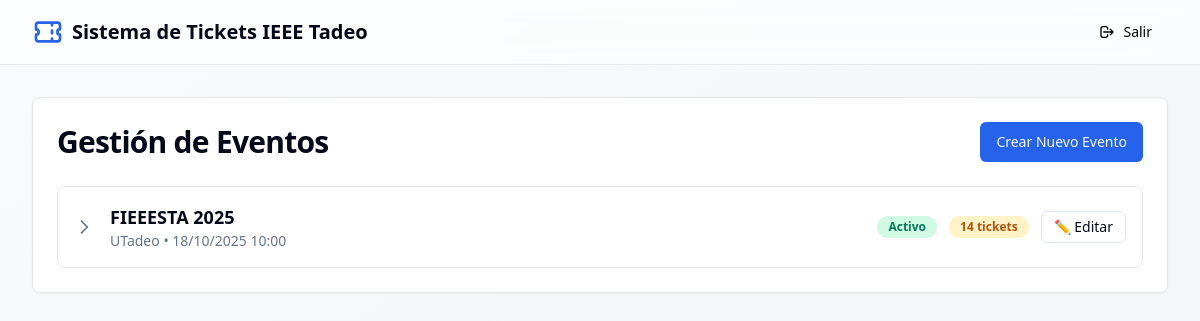
Screenshot of /admin/events with the database file from the repository.
### models.py (models this page shows)
class Event(Base):
    __tablename__ = "events"
    id = Column(Integer, primary_key=True, index=True)
    name = Column(String, nullable=False)
    description = Column(Text, nullable=True)
    location = Column(String, nullable=False)
    event_date = Column(DateTime, nullable=False)
    created_at = Column(DateTime, default=datetime.utcnow)
    is_active = Column(Boolean, default=True)
    tickets = relationship("Ticket", back_populates="event")

### main.py (the view)
@app.get("/admin/events", response_class=HTMLResponse)
async def admin_events(
    request: Request,
    db: Session = Depends(get_db)
):
    events = db.query(
        models.Event,
        func.count(models.Ticket.id).label('ticket_count')
    ).outerjoin(models.Ticket).group_by(models.Event.id).all()
    events_list = []
    for event, ticket_count in events:
        event_dict = event.__dict__.copy()
        event_dict['ticket_count'] = ticket_count
        events_list.append(type('Event', (), event_dict))
    return templates.TemplateResponse("events.html", {
        "request": request,
        "events": events_list
    })

### templates/events.html (shortened to what this page needs)
{% extends "base.html" %}
{% block content %}
<div class="rounded-lg border bg-card text-card-foreground shadow-sm">
    <div class="p-6">
        <div class="flex items-center justify-between mb-6">
            <h2 class="text-3xl font-bold tracking-tight">Gestión de Eventos</h2>
            <button class="inline-flex items-center justify-center rounded-md text-sm font-medium ring-offset-background transition-colors focus-visible:outline-none focus-visible:ring-2 focus-visible:ring-ring focus-visible:ring-offset-2 disabled:pointer-events-none disabled:opacity-50 bg-primary text-primary-foreground hover:bg-primary/90 h-10 px-4 py-2" onclick="openModal()">
                Crear Nuevo Evento
            </button>
        </div>
        {% if events %}
        <div class="space-y-4">
            {% for event in events %}
            <div class="rounded-lg border bg-white">
                <div class="p-4 cursor-pointer hover:bg-slate-50 transition-colors" onclick="toggleEventDetails({{ event.id }})">
                    <div class="flex items-center justify-between">
                        <div class="flex items-center space-x-4">
                            <svg class="w-5 h-5 text-muted-foreground transition-transform duration-200" id="icon-{{ event.id }}" fill="none" stroke="currentColor" viewBox="0 0 24 24">
                                <path stroke-linecap="round" stroke-linejoin="round" stroke-width="2" d="M9 5l7 7-7 7"></path>
                            </svg>
                            <div>
                                <h3 class="font-semibold text-lg">{{ event.name }}</h3>
                                <p class="text-sm text-muted-foreground">{{ event.location }} • {{ event.event_date.strftime('%d/%m/%Y %H:%M') }}</p>
                            </div>
                        </div>
                        <div class="flex items-center space-x-3">
                            {% if event.is_active %}
                            <span class="inline-flex items-center rounded-full border border-transparent bg-emerald-100 text-emerald-700 px-2.5 py-0.5 text-xs font-semibold">Activo</span>
                            {% else %}
                            <span class="inline-flex items-center rounded-full border border-transparent bg-red-100 text-red-700 px-2.5 py-0.5 text-xs font-semibold">Inactivo</span>
                            {% endif %}
                            <span class="inline-flex items-center rounded-full border border-transparent bg-amber-100 text-amber-700 px-2.5 py-0.5 text-xs font-semibold">{{ event.ticket_count }} tickets</span>
                            <a href="/admin/events/{{ event.id }}/edit" onclick="event.stopPropagation()" class="inline-flex items-center justify-center rounded-md text-sm font-medium ring-offset-background transition-colors focus-visible:outline-none focus-visible:ring-2 focus-visible:ring-ring focus-visible:ring-offset-2 disabled:pointer-events-none disabled:opacity-50 border border-input bg-background hover:bg-accent hover:text-accent-foreground h-8 px-3 py-1">
                                ✏️ Editar
                            </a>
                        </div>
                    </div>
                </div>
            </div>
            {% endfor %}
        </div>
        {% else %}
        <p class="text-center text-muted-foreground py-8">No hay eventos creados</p>
        {% endif %}
    </div>
</div>
{% endblock %}

### rows the page displays
Event: name "FIEEESTA 2025", location "UTadeo", event_date "18/10/2025 10:00", ticket_count "14"
